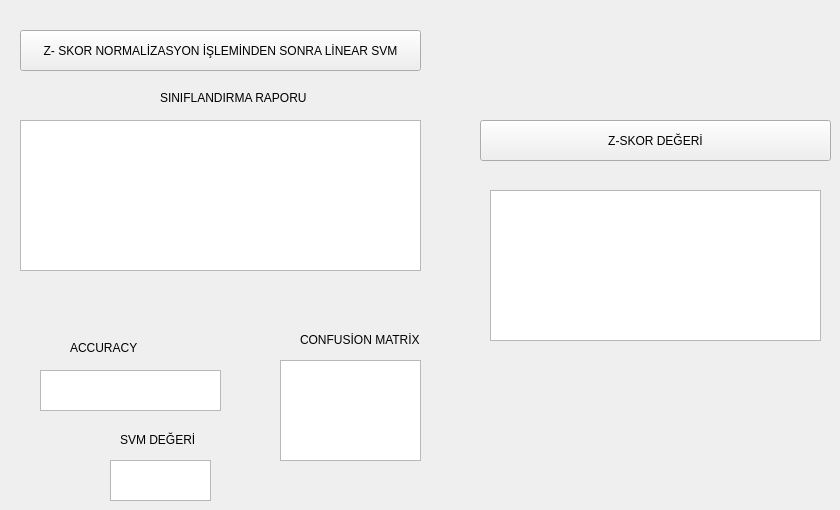
    <widget class="QWidget" name="tab_24">
     <attribute name="title">
      <string>LİNEAR SVM-2</string>
     </attribute>
     <widget class="QLabel" name="label_58">
      <property name="geometry">
       <rect>
        <x>160</x>
        <y>90</y>
        <width>151</width>
        <height>16</height>
       </rect>
      </property>
      <property name="text">
       <string>SINIFLANDIRMA RAPORU</string>
      </property>
     </widget>
     <widget class="QPushButton" name="pushButton_12">
      <property name="geometry">
       <rect>
        <x>20</x>
        <y>30</y>
        <width>401</width>
        <height>41</height>
       </rect>
      </property>
      <property name="text">
       <string>Z- SKOR NORMALİZASYON İŞLEMİNDEN SONRA LİNEAR SVM</string>
      </property>
     </widget>
     <widget class="QTextEdit" name="textEdit_24">
      <property name="geometry">
       <rect>
        <x>20</x>
        <y>120</y>
        <width>401</width>
        <height>151</height>
       </rect>
      </property>
     </widget>
     <widget class="QTextEdit" name="textEdit_25">
      <property name="geometry">
       <rect>
        <x>40</x>
        <y>370</y>
        <width>181</width>
        <height>41</height>
       </rect>
      </property>
     </widget>
     <widget class="QTextEdit" name="textEdit_26">
      <property name="geometry">
       <rect>
        <x>280</x>
        <y>360</y>
        <width>141</width>
        <height>101</height>
       </rect>
      </property>
     </widget>
     <widget class="QLabel" name="label_57">
      <property name="geometry">
       <rect>
        <x>70</x>
        <y>340</y>
        <width>121</width>
        <height>16</height>
       </rect>
      </property>
      <property name="text">
       <string>ACCURACY</string>
      </property>
     </widget>
     <widget class="QLabel" name="label_59">
      <property name="geometry">
       <rect>
        <x>300</x>
        <y>330</y>
        <width>141</width>
        <height>20</height>
       </rect>
      </property>
      <property name="text">
       <string>CONFUSİON MATRİX</string>
      </property>
     </widget>
     <widget class="QLabel" name="label_60">
      <property name="geometry">
       <rect>
        <x>120</x>
        <y>430</y>
        <width>81</width>
        <height>20</height>
       </rect>
      </property>
      <property name="text">
       <string>SVM DEĞERİ</string>
      </property>
     </widget>
     <widget class="QTextEdit" name="textEdit_27">
      <property name="geometry">
       <rect>
        <x>110</x>
        <y>460</y>
        <width>101</width>
        <height>41</height>
       </rect>
      </property>
     </widget>
     <widget class="QPushButton" name="pushButton_13">
      <property name="geometry">
       <rect>
        <x>480</x>
        <y>120</y>
        <width>351</width>
        <height>41</height>
       </rect>
      </property>
      <property name="text">
       <string>Z-SKOR DEĞERİ</string>
      </property>
     </widget>
     <widget class="QTextEdit" name="textEdit_28">
      <property name="geometry">
       <rect>
        <x>490</x>
        <y>190</y>
        <width>331</width>
        <height>151</height>
       </rect>
      </property>
     </widget>
    </widget>
